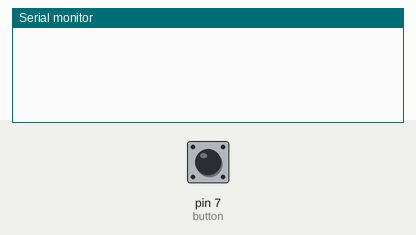
A sketch run on a simulated Arduino Uno, built with avr-gcc and run on an emulated ATmega328P. Shown: the last lines printed to the serial monitor. The test bench sets the inputs (shaded band); at power-on: pin 7 (button) LOW.

Above: at 1.2 s.
1.3 s: pin 7 (button) pulled HIGH for 0.15 s
At 2.1 s:
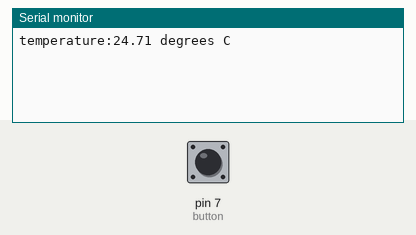
At 3.5 s:
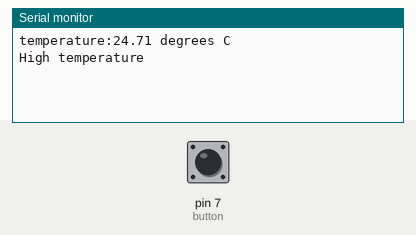

The sketch:

tempbutton.ino
```cpp
int TMP36 = A0;
int button = 7;
int buttons = 0;
int time1  = 1000;
int reading = analogRead(TMP36);
float temperatureC;
 float voltage;

void setup() {
  Serial.begin(9600);
  pinMode(button, INPUT);
  }

void loop() {
    buttons = digitalRead(button);
  if(buttons == HIGH){

  Serial.print("temperature:");
  reading = analogRead(TMP36);
  voltage = (reading * 5.0)/1024;
 temperatureC = (voltage - 0.5) * 100 ;
 Serial.print(temperatureC); Serial.println(" degrees C");
 delay(time1);
 if (temperatureC > 20){
   Serial.println("High temperature");
 delay(time1);
 }else
 {
  Serial.println("High temperature");
   Serial.println("Low temperature");
  delay(time1);
  }
  }
}
```

Measured:
- after the input at 1.3 s, the serial monitor: prints a new line at once (image 1)
